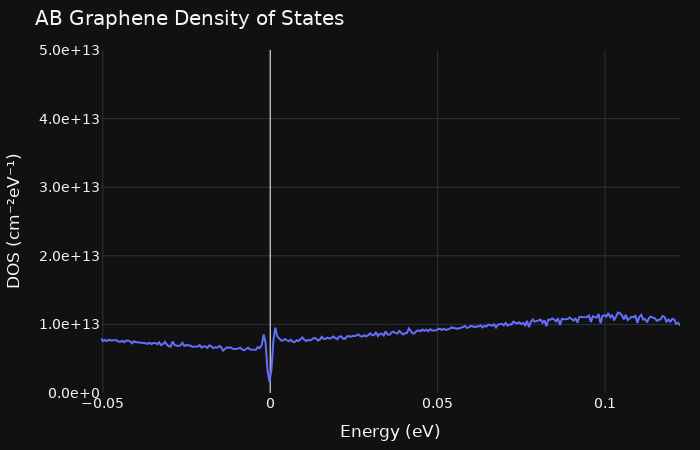

The code cell stored with this chart in its notebook:
### Markdown cell above
## e) Density of States approximation

### Code cell
#zmin = float(np.nanmin([Z2, Z3]))
zmax = float(np.nanmax([Z2, Z3]))

# ========================================================================


def compute_dos(Z2, Z3, *, Emin=None, Emax=None, nE=2000, sigma=None):
    """
    DOS via cumulative state counting + finite-difference derivative.
    """

    # Flatten all energies from both bands
    energies = np.concatenate([Z2.ravel(), Z3.ravel()])
    energies = energies[np.isfinite(energies)]
    energies.sort()

    if Emin is None:
        Emin = energies.min()
    if Emax is None:
        Emax = energies.max()

    # Energy grid
    E_grid = np.linspace(Emin, Emax, nE)
    dE = E_grid[1] - E_grid[0]

    # Cumulative counts: N(E) = # of states with energy <= E
    # searchsorted is O(nE log N_states) and vectorized
    cum_counts = np.searchsorted(energies, E_grid, side="right").astype(float)

    # DOS = dN/dE via finite differences
    DOS = np.empty_like(E_grid)

    # central differences for interior points
    DOS[1:-1] = (cum_counts[2:] - cum_counts[:-2]) / (2 * dE)

    # one-sided differences at the ends
    DOS[0] = (cum_counts[1] - cum_counts[0]) / dE
    DOS[-1] = (cum_counts[-1] - cum_counts[-2]) / dE

    # Convert to physical units, same as before
    # area of each dk pixel in (1/cm^2) units, then DOS in cm^-2 eV^-1
    area = (2 * dk / N / (2 * pi))**2  # area per k-square
    prefactor = area * 1e16            # to cm⁻²
    DOS *= prefactor                   # counts/energy * area → cm⁻²·eV⁻¹

    return E_grid, DOS

E_grid, DOS = compute_dos(Z2, Z3, Emin=zmin*0.5, Emax=zmax*0.5, nE = Z2.size) # nE = number of energy samples to avoid too fine or too spaced

fig = go.Figure()

fig.add_trace(go.Scatter(
    x=E_grid,
    y=DOS,
    mode="lines",
    line=dict(width=2),
    name="DOS",
    hovertemplate="E = %{x:.3f} eV<br>DOS = %{y:.3e} cm⁻²·eV⁻¹<extra></extra>"
))

fig.update_layout(
    template="plotly_dark",
    title="AB Graphene Density of States",
    font=dict(family="DejaVu Sans", size=14),
    xaxis_title="Energy (eV)",
    yaxis_title="DOS (cm⁻²eV⁻¹)",
    xaxis=dict(
        zeroline=True,
        zerolinewidth=1,
        zerolinecolor="white"
    ),
    yaxis=dict(
        range=[0, 5e13],
        tickformat=".1e",
        zeroline=False
    ),
    width=700,
    height=450,
    margin=dict(l=60, r=20, t=50, b=50),
)


fig.show(config=dict(displayModeBar=False))

### Figure 1 — Plotly figure (JSON) as saved in the notebook; plotly's stock layout.template omitted (floating-point values rounded to 4 significant figures; data arrays with more than 128 entries replaced by an {"elided": "..."} marker saying what was removed)
{"data": [{"hovertemplate": "E = %{x:.3f} eV<br>DOS = %{y:.3e} cm⁻²·eV⁻¹<extra></extra>", "line": {"width": 2}, "mode": "lines", "name": "DOS", "type": "scatter", "x": {"elided": "300 float values"}, "y": {"elided": "300 float values"}}], "layout": {"font": {"family": "DejaVu Sans", "size": 14}, "height": 450, "margin": {"b": 50, "l": 60, "r": 20, "t": 50}, "title": {"text": "AB Graphene Density of States"}, "width": 700, "xaxis": {"title": {"text": "Energy (eV)"}, "zeroline": true, "zerolinecolor": "white", "zerolinewidth": 1}, "yaxis": {"range": [0, 50000000000000], "tickformat": ".1e", "title": {"text": "DOS (cm⁻²eV⁻¹)"}, "zeroline": false}}}
